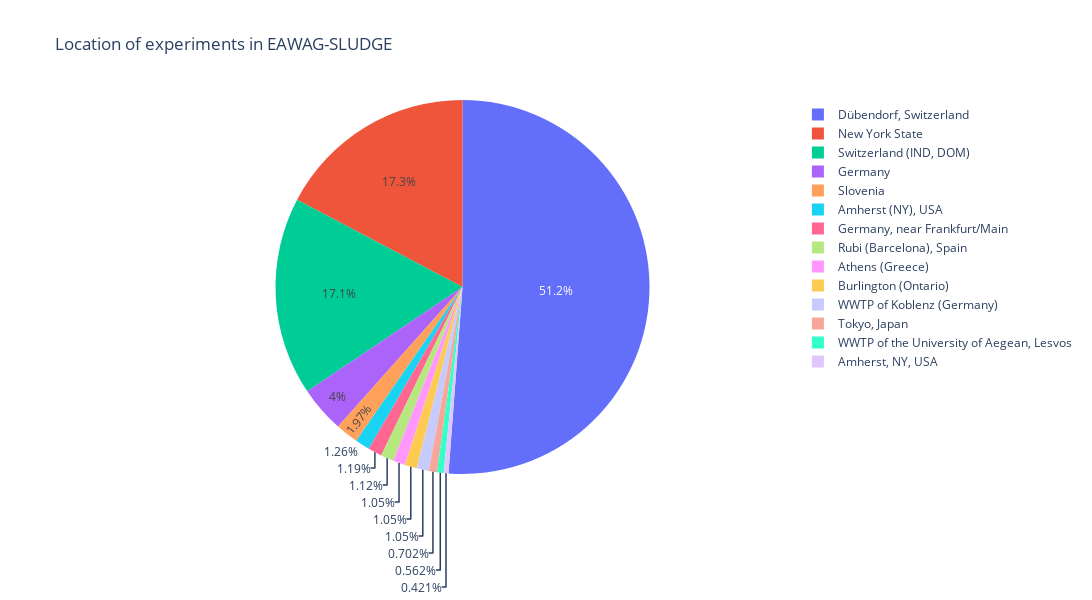

The notebook cell this image was saved under:
### Markdown cell above
Finally, we use the extracted data to analyze the locations of each experiment in EAWAG-SLUDGE. To do this we map similar locations to a common name, i.e. (Dübendorf, WWTP Duebendorf (ARA Neugut), Switzerland, ...) -> Dübendorf, Switzerland

### Code cell
import plotly.express as px

def process_location(df):
    if pd.notna(df):
        if "Duebendorf" in df or "Dübendorf" in df:
            return "Dübendorf, Switzerland"
        elif "IND" in df or "DOM" in df:
            return "Switzerland (IND, DOM)"
        elif "4 parallel" in df:
            return df.split("-->")[0]
    return df

plot_df = raw_data
plot_df.location_location = plot_df.location_location.apply(lambda x: process_location(x))
plot_df = plot_df[["smiles", "scenario_id", "location_location"]].groupby(["scenario_id", "location_location"]).count().reset_index()[["location_location", "smiles"]].groupby("location_location").sum().reset_index()
plot_df.rename(columns={"location_location": "location", "smiles": "count"}, inplace=True)
px.pie(plot_df, names="location", values="count", title="Location of experiments in EAWAG-SLUDGE",
       width=1200, height=600)

### Figure 1 — Plotly figure (JSON) as saved in the notebook; plotly's stock layout.template omitted (floating-point values rounded to 4 significant figures)
{"data": [{"domain": {"x": [0, 1], "y": [0, 1]}, "hovertemplate": "location=%{label}<br>count=%{value}<extra></extra>", "labels": ["Amherst (NY), USA", "Amherst, NY, USA", "Athens (Greece)", "Burlington (Ontario)", "Dübendorf, Switzerland", "Germany", "Germany, near Frankfurt/Main", "New York State", "Rubi (Barcelona), Spain", "Slovenia", "Switzerland (IND, DOM)", "Tokyo, Japan", "WWTP of Koblenz (Germany)", "WWTP of the University of Aegean, Lesvos "], "legendgroup": "", "name": "", "showlegend": true, "type": "pie", "values": [18, 6, 15, 15, 729, 57, 17, 246, 16, 28, 244, 10, 15, 8]}], "layout": {"height": 600, "legend": {"tracegroupgap": 0}, "title": {"text": "Location of experiments in EAWAG-SLUDGE"}, "width": 1200}}
